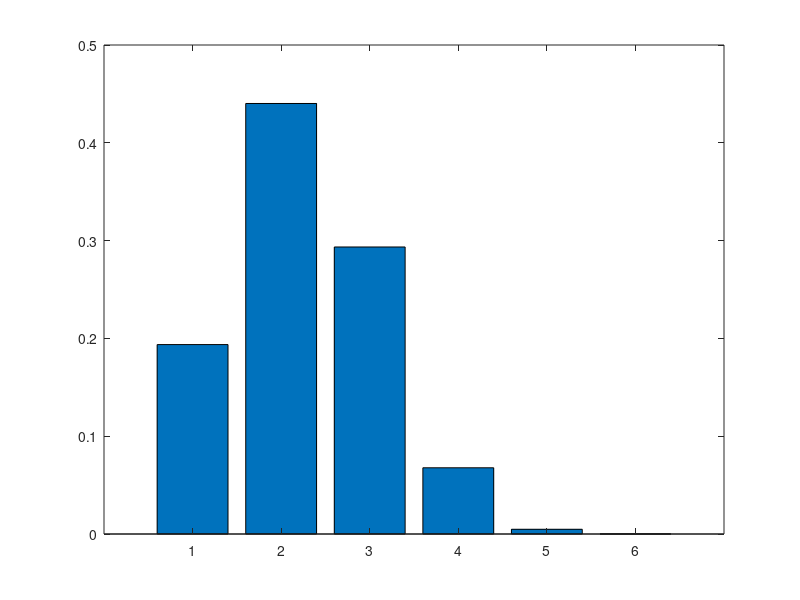

The MATLAB script that drew this image:

disp('Aufgabe 1)')
clear;
clc;
x = 0;
t = 20;
m = 5;
n = 5;

for i = 0:5
  x=i;
  erg = hygepdf(x,t,m,n);
  a(1,i+1) = erg;
  disp(erg)
  i = i + 1;
endfor
bar(a)


disp('Aufgabe 2)')








